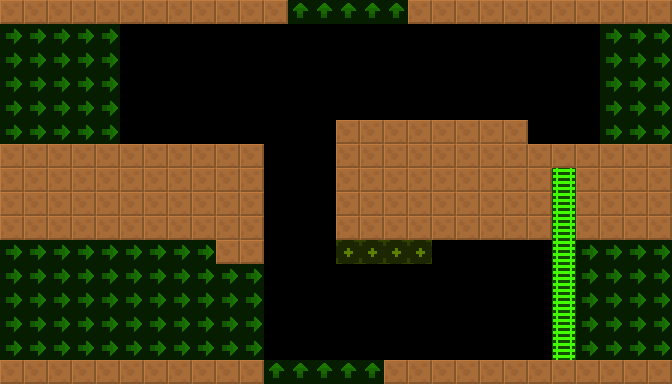

Rendered tile map (Tiled .tmx) drawn with the repository's tilesets; below, a short description and the map source with its tile grids summarised:
An orthogonal 28x16 tile map with 24x24 px tiles, 2 tile layers (col, lnk), 2 tilesets.

<map version="1.4" tiledversion="1.4.2" orientation="orthogonal" renderorder="right-down" width="28" height="16" tilewidth="24" tileheight="24" infinite="0" nextlayerid="4" nextobjectid="8">
 <tileset firstgid="6" source="../../lnk.tsx" />
 <tileset firstgid="1" source="../../col.tsx" />
 <layer id="1" name="col" width="28" height="16">
  <data>[448 cells, 161 non-empty, 2 distinct tile ids]</data>
 </layer>
 <layer id="2" name="lnk" width="28" height="16" opacity="0.5">
  <data>[448 cells, 127 non-empty, 3 distinct tile ids]</data>
 </layer>
 <objectgroup id="3" name="markers" opacity="0.5">
 </objectgroup>
</map>
